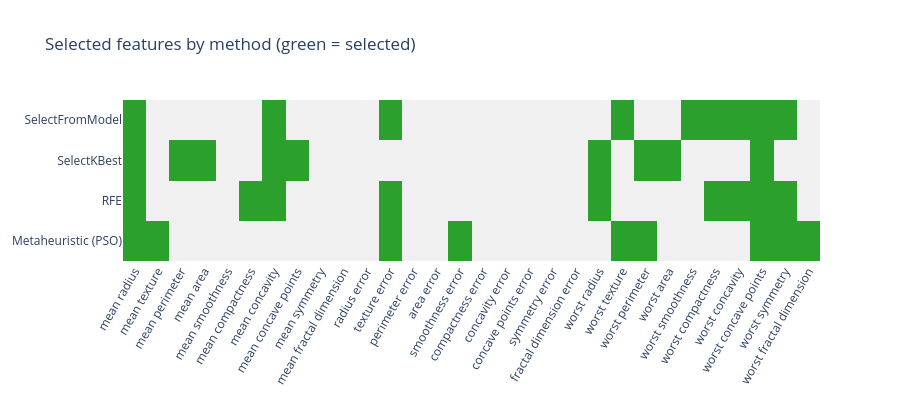

The notebook cell saved with this chart:
### Markdown cell above
## Which features did each method actually pick?

Similar accuracy can hide very different feature subsets. The heatmap below shows, per method, which of the 30 features were selected; the second plot summarizes agreement between methods as pairwise Jaccard similarity of their selected sets.

### Code cell
method_names = list(masks.keys())
selection_matrix = np.array([masks[name] for name in method_names], dtype=int)

fig = go.Figure(go.Heatmap(
    z=selection_matrix,
    x=feature_names,
    y=method_names,
    colorscale=[[0, '#f0f0f0'], [1, '#2ca02c']],
    showscale=False,
))
fig.update_layout(
    title='Selected features by method (green = selected)',
    xaxis_tickangle=-60,
    height=400,
)
fig.show()

### Figure 1 — Plotly figure (JSON) as saved in the notebook; plotly's stock layout.template omitted (floating-point values rounded to 4 significant figures)
{"data": [{"colorscale": [[0, "#f0f0f0"], [1, "#2ca02c"]], "showscale": false, "type": "heatmap", "x": ["mean radius", "mean texture", "mean perimeter", "mean area", "mean smoothness", "mean compactness", "mean concavity", "mean concave points", "mean symmetry", "mean fractal dimension", "radius error", "texture error", "perimeter error", "area error", "smoothness error", "compactness error", "concavity error", "concave points error", "symmetry error", "fractal dimension error", "worst radius", "worst texture", "worst perimeter", "worst area", "worst smoothness", "worst compactness", "worst concavity", "worst concave points", "worst symmetry", "worst fractal dimension"], "y": ["Metaheuristic (PSO)", "RFE", "SelectKBest", "SelectFromModel"], "z": [[1, 1, 0, 0, 0, 0, 0, 0, 0, 0, 0, 1, 0, 0, 1, 0, 0, 0, 0, 0, 0, 1, 1, 0, 0, 0, 0, 1, 1, 1], [1, 0, 0, 0, 0, 1, 1, 0, 0, 0, 0, 1, 0, 0, 0, 0, 0, 0, 0, 0, 1, 0, 0, 0, 0, 1, 1, 1, 1, 0], [1, 0, 1, 1, 0, 0, 1, 1, 0, 0, 0, 0, 0, 0, 0, 0, 0, 0, 0, 0, 1, 0, 1, 1, 0, 0, 0, 1, 0, 0], [1, 0, 0, 0, 0, 0, 1, 0, 0, 0, 0, 1, 0, 0, 0, 0, 0, 0, 0, 0, 0, 1, 0, 0, 1, 1, 1, 1, 1, 0]]}], "layout": {"height": 400, "title": {"text": "Selected features by method (green = selected)"}, "xaxis": {"tickangle": -60}}}
